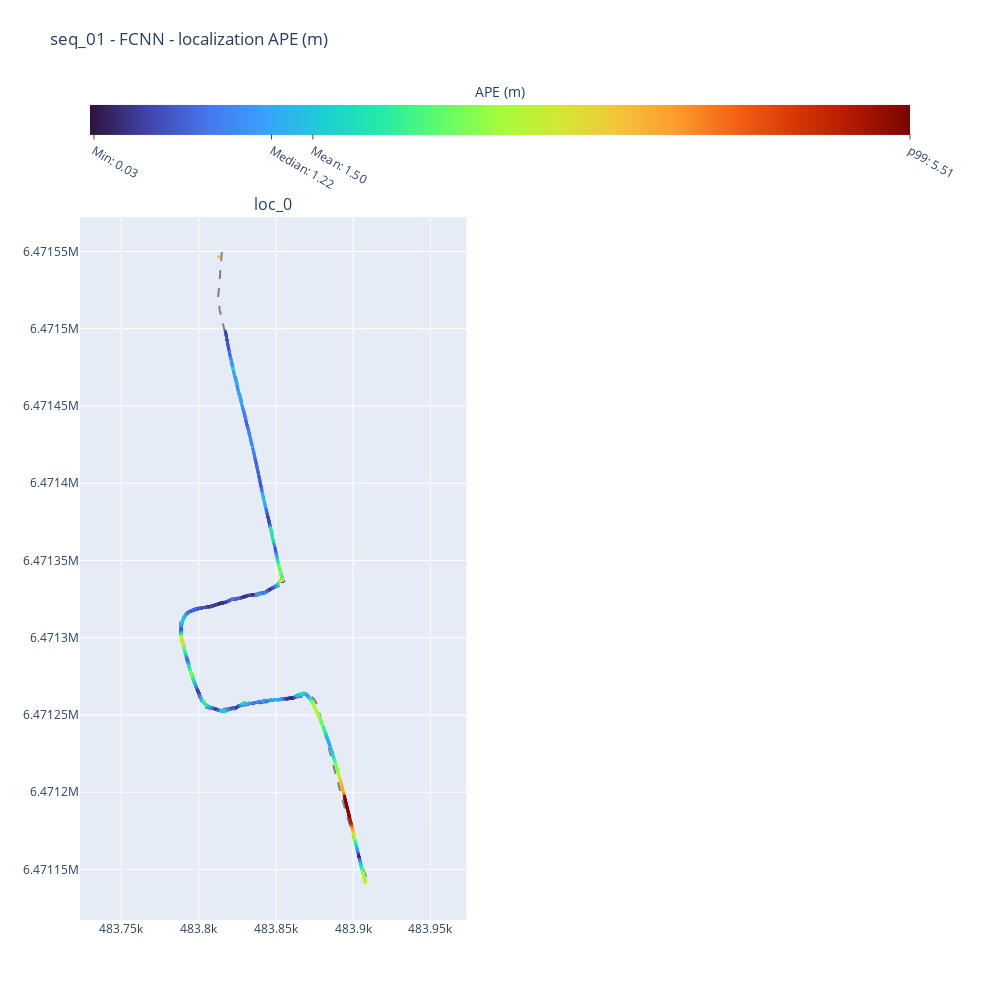

Here is the notebook cell this chart was saved with:
### Code cell
processor.create_ape_plot_all(include_slam=False).show()

### Figure 1 — Plotly figure (JSON) as saved in the notebook; plotly's stock layout.template omitted (floating-point values rounded to 4 significant figures; data arrays with more than 128 entries replaced by an {"elided": "..."} marker saying what was removed)
{"data": [{"line": {"color": "gray", "dash": "dash"}, "name": "Ground Truth", "showlegend": false, "type": "scatter", "x": {"elided": "2892 float values"}, "xaxis": "x", "y": {"elided": "2892 float values"}, "yaxis": "y"}, {"marker": {"color": {"elided": "2808 float values"}, "coloraxis": "coloraxis", "size": 3}, "mode": "markers", "name": "Estimated", "showlegend": false, "text": {"elided": "2808 float values"}, "type": "scatter", "x": {"elided": "2808 float values"}, "xaxis": "x", "y": {"elided": "2808 float values"}, "yaxis": "y"}], "layout": {"annotations": [{"font": {"size": 16}, "showarrow": false, "text": "loc_0", "x": 0.23, "xanchor": "center", "xref": "paper", "y": 1, "yanchor": "bottom", "yref": "paper"}], "coloraxis": {"cmax": 5.509, "cmin": 0, "colorbar": {"orientation": "h", "tickmode": "array", "ticks": "outside", "ticktext": ["Min: 0.03", "Median: 1.22", "Mean: 1.50", "p99: 5.51"], "tickvals": [0.02651, 1.219, 1.497, 5.509], "title": {"side": "top", "text": "APE (m)"}}, "colorscale": [[0, "#30123b"], [0.07143, "#4145ab"], [0.1429, "#4675ed"], [0.2143, "#39a2fc"], [0.2857, "#1bcfd4"], [0.3571, "#24eca6"], [0.4286, "#61fc6c"], [0.5, "#a4fc3b"], [0.5714, "#d1e834"], [0.6429, "#f3c63a"], [0.7143, "#fe9b2d"], [0.7857, "#f36315"], [0.8571, "#d93806"], [0.9286, "#b11901"], [1, "#7a0402"]]}, "height": 1000, "title": {"text": "seq_01 - FCNN - localization APE (m)"}, "width": 1000, "xaxis": {"anchor": "y", "domain": [0, 0.46]}, "xaxis2": {"anchor": "y2", "domain": [0.54, 1]}, "yaxis": {"anchor": "x", "domain": [0, 1], "scaleanchor": "x", "scaleratio": 1}, "yaxis2": {"anchor": "x2", "domain": [0, 1], "scaleanchor": "x2", "scaleratio": 1}}}
